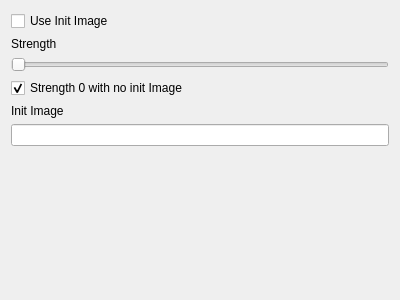
<?xml version="1.0" encoding="UTF-8"?>
<ui version="4.0">
 <class>Form</class>
 <widget class="QWidget" name="Form">
  <property name="geometry">
   <rect>
    <x>0</x>
    <y>0</y>
    <width>400</width>
    <height>300</height>
   </rect>
  </property>
  <property name="windowTitle">
   <string>Form</string>
  </property>
  <layout class="QVBoxLayout" name="verticalLayout">
   <item>
    <widget class="QCheckBox" name="checkBox">
     <property name="text">
      <string>Use Init Image</string>
     </property>
    </widget>
   </item>
   <item>
    <widget class="QLabel" name="label">
     <property name="text">
      <string>Strength</string>
     </property>
    </widget>
   </item>
   <item>
    <widget class="QSlider" name="horizontalSlider">
     <property name="orientation">
      <enum>Qt::Horizontal</enum>
     </property>
    </widget>
   </item>
   <item>
    <widget class="QCheckBox" name="checkBox_2">
     <property name="text">
      <string>Strength 0 with no init Image</string>
     </property>
     <property name="checked">
      <bool>true</bool>
     </property>
    </widget>
   </item>
   <item>
    <widget class="QLabel" name="label_2">
     <property name="text">
      <string>Init Image</string>
     </property>
    </widget>
   </item>
   <item>
    <widget class="QLineEdit" name="lineEdit"/>
   </item>
   <item>
    <spacer name="verticalSpacer">
     <property name="orientation">
      <enum>Qt::Vertical</enum>
     </property>
     <property name="sizeHint" stdset="0">
      <size>
       <width>20</width>
       <height>40</height>
      </size>
     </property>
    </spacer>
   </item>
  </layout>
 </widget>
 <resources/>
 <connections/>
</ui>
